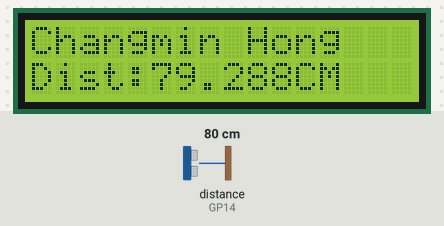
This program was run on a simulated Raspberry Pi Pico running MicroPython. Shown: 16×2 character LCD. The test bench sets the inputs (shaded band); at power-on: distance to the obstacle (sensor on GP14) 80 cm. The echo pulse lasts 58.3 µs per cm; library files of the repository ran but are not shown: i2c_lcd.py; what the program prints to the serial console is not drawn.

Above: at 1.2 s.
1.3 s: distance to the obstacle (sensor on GP14) set to 2 cm
At 2.5 s:
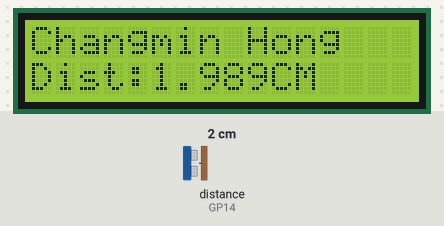
5.4 s: distance to the obstacle (sensor on GP14) set to 4 cm
At 6.6 s:
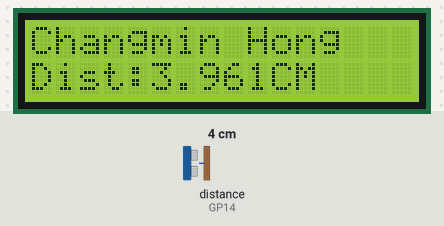
8.7 s: distance to the obstacle (sensor on GP14) set to 9 cm
At 10.0 s:
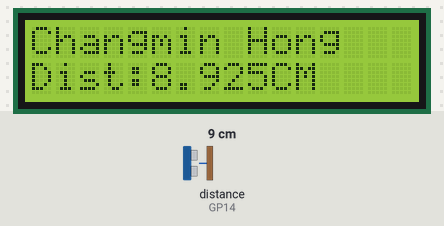
Timing chart, 0 to 11.7 s (numbered marks = the images above; inputs shaded):
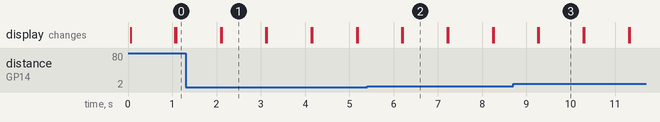

Measured:
- after the input at 1.3 s, the display: first differs from a run without the input after 0.81 s (image 1)
- after the input at 5.4 s, the display: first differs from a run without the input after 0.81 s (image 2)
- after the input at 8.7 s, the display: first differs from a run without the input after 0.58 s (image 3)
- what the display in image 1 shows lasts 1.0 s, from 2.1 s to 3.1 s

The program:

lec5_2.py
```python
# LCD + SR04
from machine import I2C, Pin, time_pulse_us
from i2c_lcd import I2cLcd
from utime import sleep
import time

DEFAULT_I2C_ADDR = 0x27
SOUND_SPEED=340
TRIG_PULSE_DURATION_US=10
trig_pin = Pin(15, Pin.OUT) # 15번핀 사용 / 초음파 발생부
echo_pin = Pin(14, Pin.IN)  # 14번핀 사용 / 초음파 수신부

def setup():
    global lcd
    i2c = I2C(0,sda=Pin(0),scl=Pin(1),freq=400000) # SDA는 0번핀, SCL은 1번 핀
    lcd = I2cLcd(i2c, DEFAULT_I2C_ADDR, 2, 16)

def loop():
    while True:
        trig_pin.value(0)
        time.sleep_us(5)
        trig_pin.value(1)
        time.sleep_us(TRIG_PULSE_DURATION_US)
        trig_pin.value(0)

        ultrason_duration = time_pulse_us(echo_pin, 1, 30000)
        distance = SOUND_SPEED * ultrason_duration / 20000

        print(f"Distance : {distance} cm") # Thonny 터미널에 출력

        lcd.move_to(0,0) # 첫번째 줄
        lcd.putstr("Changmin Hong") # 작성할 내용
        lcd.move_to(0,1) # 두번째 줄
        lcd.putstr('Dist:' + str(distance) + 'CM') # 측정한거리

        time.sleep(1)
        lcd.clear()

# 동작 시작 부분
setup()
loop()
```
